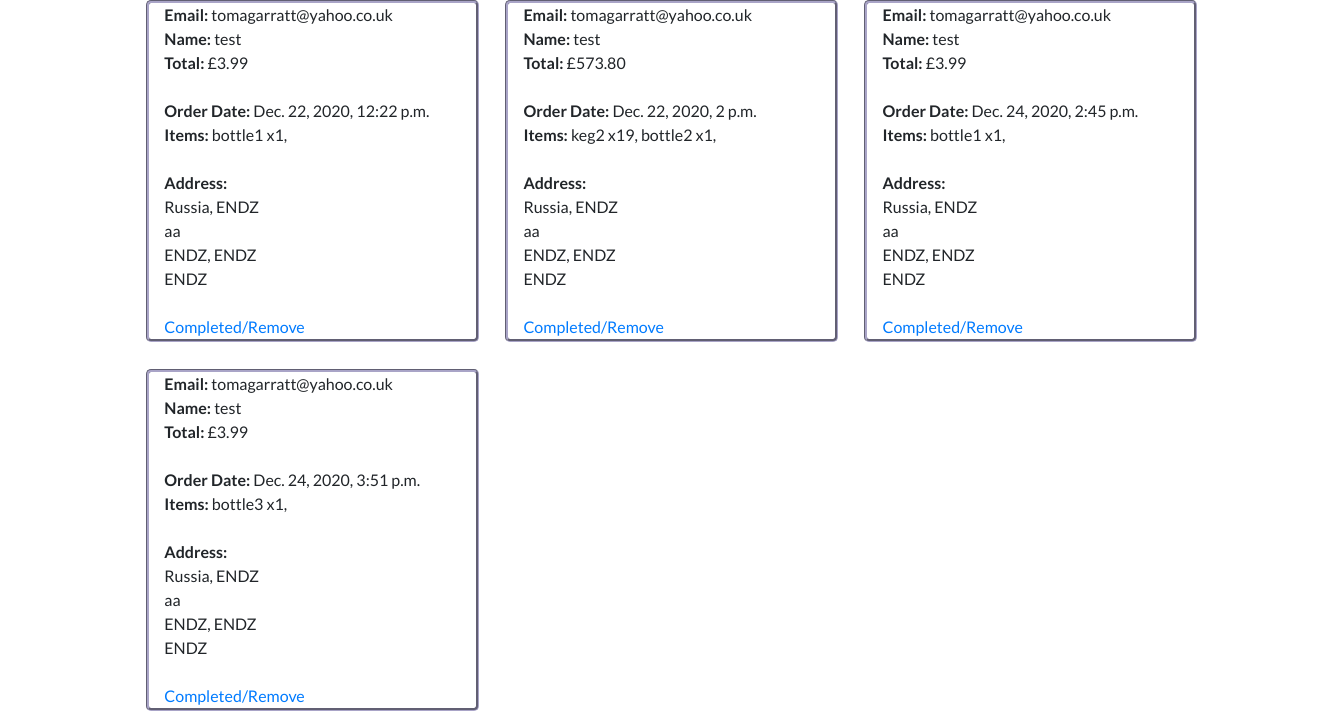
/admin_review (signed in, lower part), run on an earlier commit of the app's database.
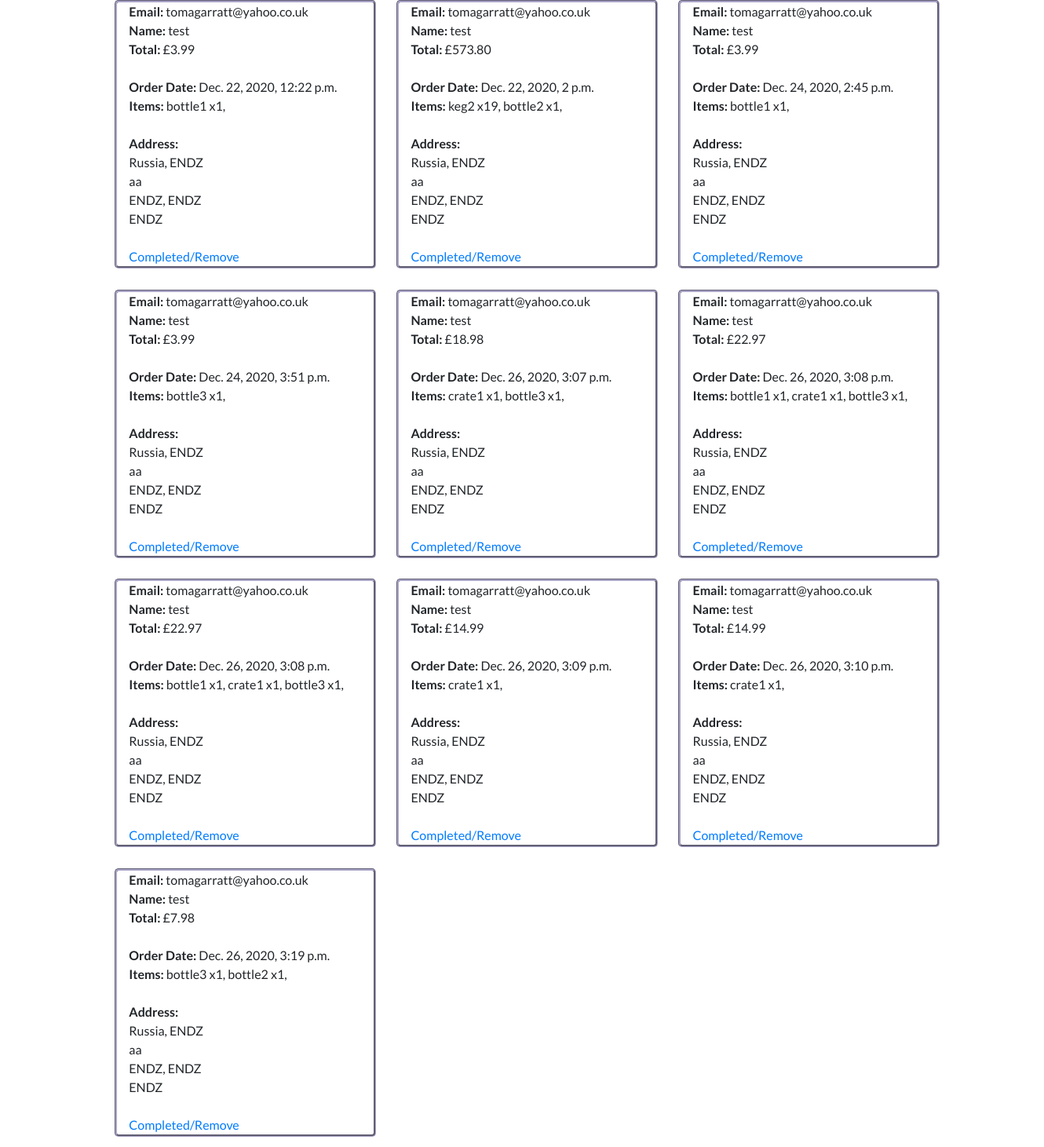
And on a later commit of the database.
### cart/models.py (models this page shows, shortened)
class CheckoutUserInfo(models.Model):
    user_email = models.EmailField(verbose_name='E-mail', max_length=30)
    user_name = models.CharField(verbose_name='Full name', max_length=60)
    user_country = models.CharField(verbose_name='Country', max_length=60)
    user_city = models.CharField(verbose_name='City', max_length=60)
    user_line1 = models.CharField(verbose_name='Address line 1', max_length=60)
    user_line2 = models.CharField(verbose_name='Address line 2', max_length=60)
    user_postcode = models.CharField(verbose_name='Postcode', max_length=60)
    user_countystate = models.CharField(verbose_name='County/State', max_length=60)
    user_price_total = models.DecimalField(max_digits=10, default=0, decimal_places=2)
    user_items = models.CharField(default="", max_length=1000)
    order_date = models.DateTimeField(
        blank=True, null=True, default=timezone.now)

### admin_review/views.py (the view)
# urls.py: path(r'admin_review', admin_review, name='admin_review'),
@staff_member_required(login_url='sign_in')
def admin_review(request):
    all_checkoutuserinfo = CheckoutUserInfo.objects.all()
    num_orders = 0
    for item in all_checkoutuserinfo:
        num_orders += 1
    print(num_orders)
    return render(request, "../templates/admin_review.html",
        {"all_checkoutuserinfo": all_checkoutuserinfo, 'num_orders': num_orders})

### templates/admin_review.html (shortened to what this page needs)
{%extends "base.html"%}
{%block content%}
<div class="review_page">
    {%if num_orders == 0 %}
    <div class="cart-empty">
        <div>Up to date on orders.</div>
        <div>Congrats!</div>
    </div>
    {%else%}
        <div class="order-list row">
            {%for all_checkoutuserinfo in all_checkoutuserinfo%}
                <div class="order col-lg-3 col-md-5 col-sm-10 col-10">
                    <div>
                        <b>Email:  </b>{{all_checkoutuserinfo.user_email}}
                    </div>
                    <div>
                        <b>Name:  </b>{{all_checkoutuserinfo.user_name}}
                    </div>
                    <div>
                        <b>Total:  </b>£{{all_checkoutuserinfo.user_price_total}}
                    </div>
                    <br>
                    <div>
                        <b>Order Date:  </b>{{all_checkoutuserinfo.order_date}}
                    </div>
                    <div>
                        <b>Items:  </b>{{all_checkoutuserinfo.user_items}}
                    </div>
                    <br>
                    <div>
                        <div><b>Address: </b></div>
                        <div>{{all_checkoutuserinfo.user_country}}, {{all_checkoutuserinfo.user_city}}</div>
                        <div>{{all_checkoutuserinfo.user_countystate}}</div>
                        <div>{{all_checkoutuserinfo.user_line1}}, {{all_checkoutuserinfo.user_line2}}</div>
                        <div>{{all_checkoutuserinfo.user_postcode}}</div>
                    </div>
                    <br>
                    <div>
                        <a href="{% url 'infopk_delete' all_checkoutuserinfo.id %}">Completed/Remove</a>
                    </div>
                </div>
            {%endfor%}
        </div>
    {%endif%}
</div>
{%endblock%}

### templates/base.html (shortened to what this page needs)
{%load static%}
<html>
<head>
    <link rel="stylesheet" href="https://stackpath.bootstrapcdn.com/bootstrap/4.4.1/css/bootstrap.min.css">
    <link href="https://stackpath.bootstrapcdn.com/font-awesome/4.7.0/css/font-awesome.min.css" rel="stylesheet">
    <link rel="stylesheet" href="{%static 'css/main.css'%}">
</head>
<body>
<div class="content-page">
    <div>
        {%block content%}
        {%endblock%}
    </div>
</div>
</body>
</html>

### static/css/main.css (style rules this page uses)
body { font-family: 'Lato', sans-serif; height: 120% !important; width: 100%; }
.content-page { background-image: linear-gradient(#D1CDF0, #8DAEE4); width: 100%; }
.review_page { height: 100% !important; }
.order { margin: 1%; border: rgb(169, 164, 199) 3px groove; border-radius: 5px; display: inline-block; width: 25%; }
.order-list { width: 100%; margin: auto; margin-left: 10%; margin-right: 9%; }

What changed in the data, as far as the page shows it:
added CheckoutUserInfo: user_email "tomagarratt@yahoo.co.uk", user_name "test", user_price_total "18.98", order_date "Dec. 26, 2020, 3:07 p.m.", user_items "crate1 x1, bottle3 x1,", user_country "Russia", user_city "ENDZ", user_countystate "aa", user_line1 "ENDZ", user_line2 "ENDZ", user_postcode "ENDZ"
added CheckoutUserInfo: user_email "tomagarratt@yahoo.co.uk", user_name "test", user_price_total "22.97", order_date "Dec. 26, 2020, 3:08 p.m.", user_items "bottle1 x1, crate1 x1, bottle3 x1,", user_country "Russia", user_city "ENDZ", user_countystate "aa", user_line1 "ENDZ", user_line2 "ENDZ", user_postcode "ENDZ"
added CheckoutUserInfo: user_email "tomagarratt@yahoo.co.uk", user_name "test", user_price_total "22.97", order_date "Dec. 26, 2020, 3:08 p.m.", user_items "bottle1 x1, crate1 x1, bottle3 x1,", user_country "Russia", user_city "ENDZ", user_countystate "aa", user_line1 "ENDZ", user_line2 "ENDZ", user_postcode "ENDZ"
added CheckoutUserInfo: user_email "tomagarratt@yahoo.co.uk", user_name "test", user_price_total "14.99", order_date "Dec. 26, 2020, 3:09 p.m.", user_items "crate1 x1,", user_country "Russia", user_city "ENDZ", user_countystate "aa", user_line1 "ENDZ", user_line2 "ENDZ", user_postcode "ENDZ"
added CheckoutUserInfo: user_email "tomagarratt@yahoo.co.uk", user_name "test", user_price_total "14.99", order_date "Dec. 26, 2020, 3:10 p.m.", user_items "crate1 x1,", user_country "Russia", user_city "ENDZ", user_countystate "aa", user_line1 "ENDZ", user_line2 "ENDZ", user_postcode "ENDZ"
added CheckoutUserInfo: user_email "tomagarratt@yahoo.co.uk", user_name "test", user_price_total "7.98", order_date "Dec. 26, 2020, 3:19 p.m.", user_items "bottle3 x1, bottle2 x1,", user_country "Russia", user_city "ENDZ", user_countystate "aa", user_line1 "ENDZ", user_line2 "ENDZ", user_postcode "ENDZ"
